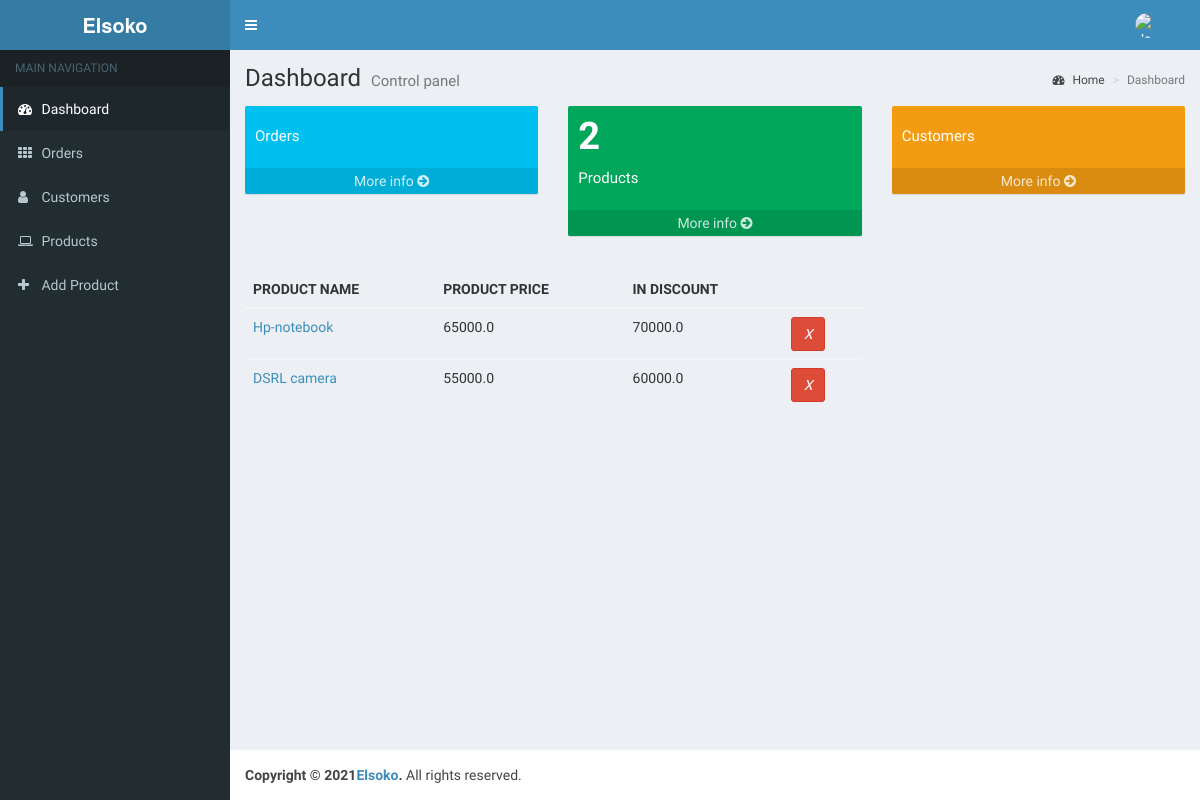
Before: /shop/products/ (signed in) with the older database file.
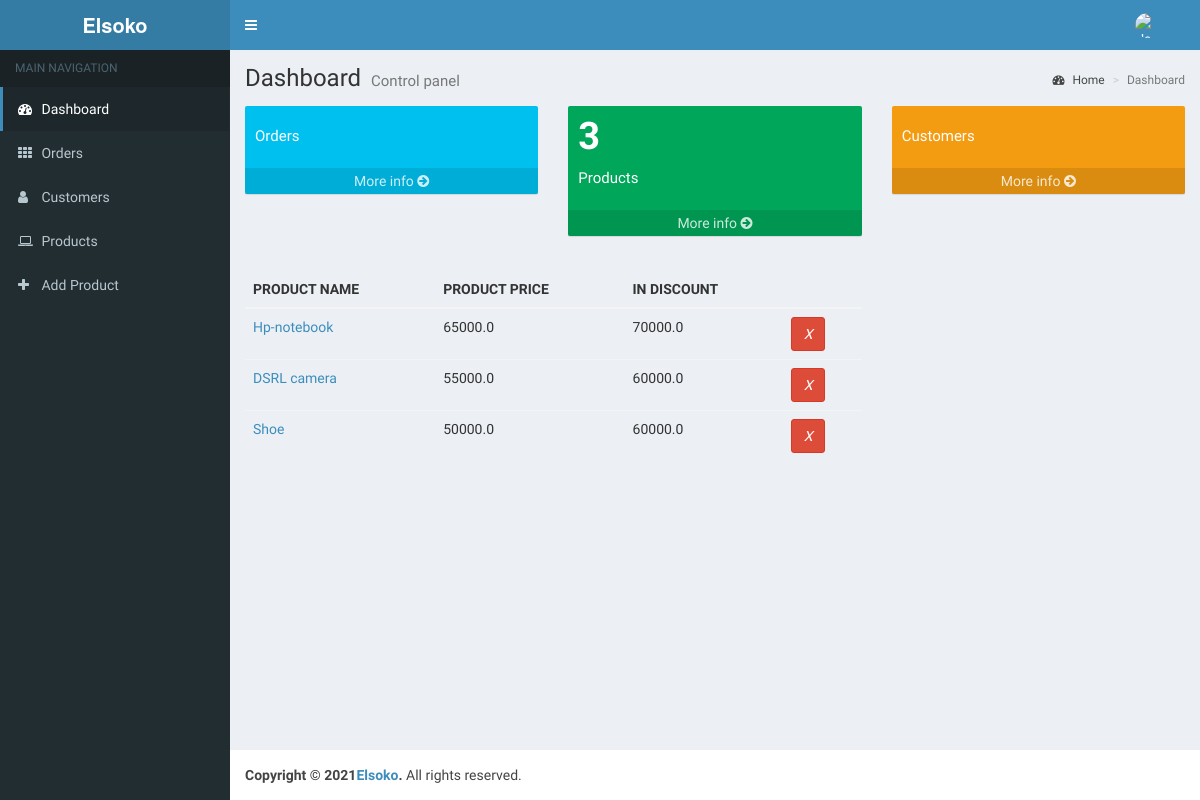
After: the same page with the newer database file.
### main/models.py (models this page shows, shortened)
class Product(models.Model):
    name = models.CharField(max_length=40)
    shop = models.ForeignKey(Shop, on_delete=models.CASCADE)
    category = models.ForeignKey(SubCategory, on_delete=models.CASCADE)
    new = models.BooleanField(default=True)
    price = models.FloatField()
    discount = models.FloatField(default=0)
    image = models.ImageField(upload_to='product images')
    image2 = models.ImageField(upload_to="product images", blank=True, null=True)
    image3 = models.ImageField(upload_to="product images", blank=True, null=True)
    image4 = models.ImageField(upload_to="product images", blank=True, null=True)
    description_title = models.TextField(blank=True, null=True)
    description = models.TextField()
    created_at = models.DateField(auto_now_add=True)

### shop/views.py (the view)
# urls.py: path('products/', views.products, name="shop-products"),
def products(request):
    context = {}
    user = request.user
    shop = Shop.objects.get(owner_id=user.id)
    shop_products = Product.objects.filter(shop_id=shop.id)
    context["products"] = shop_products
    return render(request, 'shop/products.html', context)

### templates/Shop/products.html
{% extends 'shop/base.html' %}
{% load static%}
{% block content%}
    <section class="content">
        <div class="row">
            <div class="col-md-8">
                <div class="tm-product-table-container">
              <table class="table table-hover tm-table-small tm-product-table">
                <thead>
                  <tr>
                    <th scope="col">PRODUCT NAME</th>
                    <th scope="col">PRODUCT PRICE</th>
                    <th scope="col">IN DISCOUNT</th>
                    <th scope="col">&nbsp;</th>
                  </tr>
                </thead>
                <tbody>
                {% for product in products %}
                  <tr>
                      <td class="tm-product-name"><a href="{% url 'products' product.id %}">{{ product.name }}</a> </td>
                    <td>{{ product.price }}</td>
                    <td>{{ product.discount }}</td>
                    <td>
                      <a href="{% url 'delete-product' product.id %}" class="btn btn-danger">
                        <i>X</i>
                      </a>
                    </td>
                  </tr>
                  {% endfor %}
                </tbody>
              </table>
            </div>
            </div>
        </div>
    </section>
{% endblock %}

Changed rows visible on the page:
added Product: name "Shoe", price "50000.0", discount "60000.0"
Other visible differences:
{{ products.count }}: "2" → "3"
